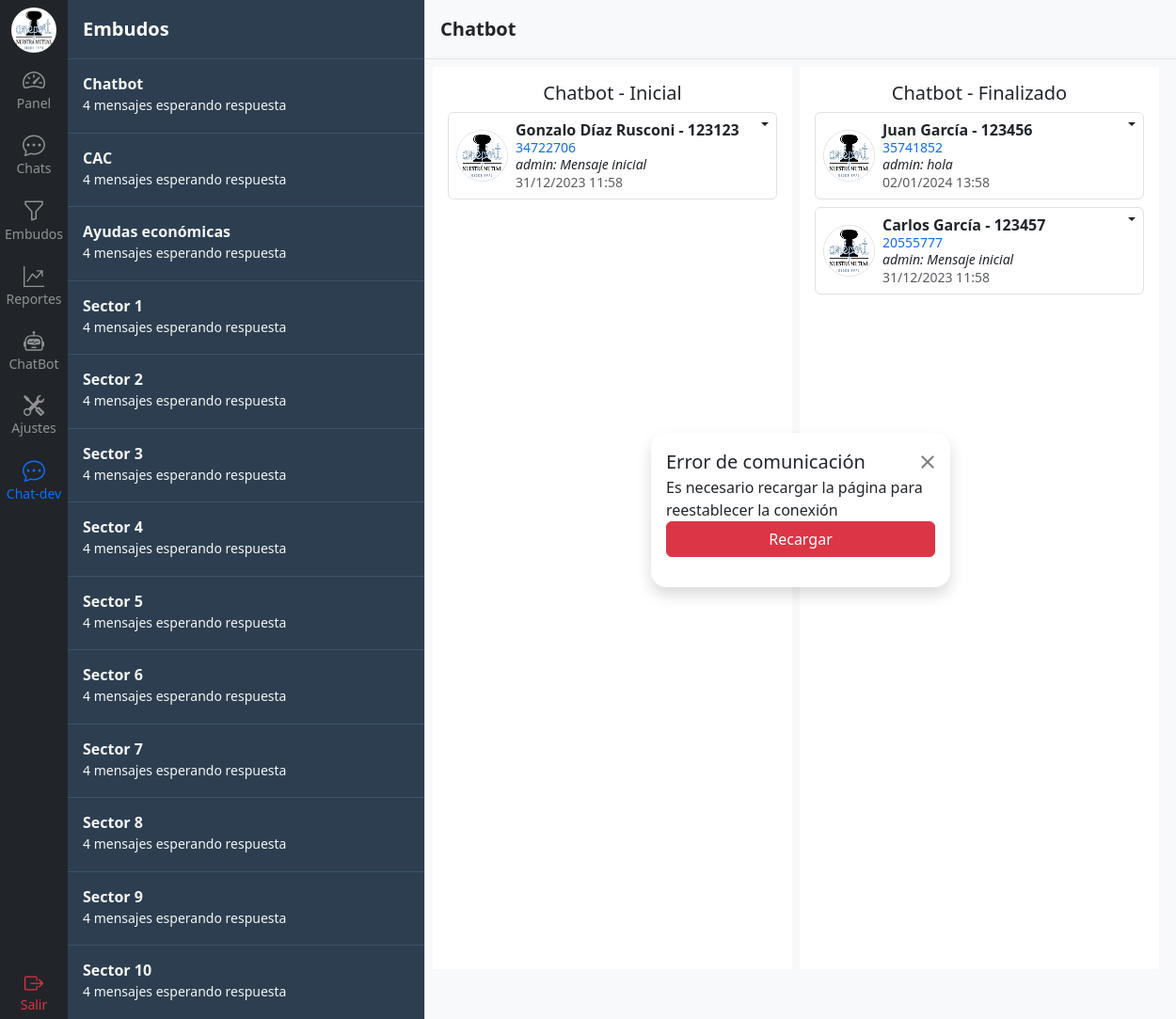
The app's page /contacto/embudo/1/ (signed in), older data.
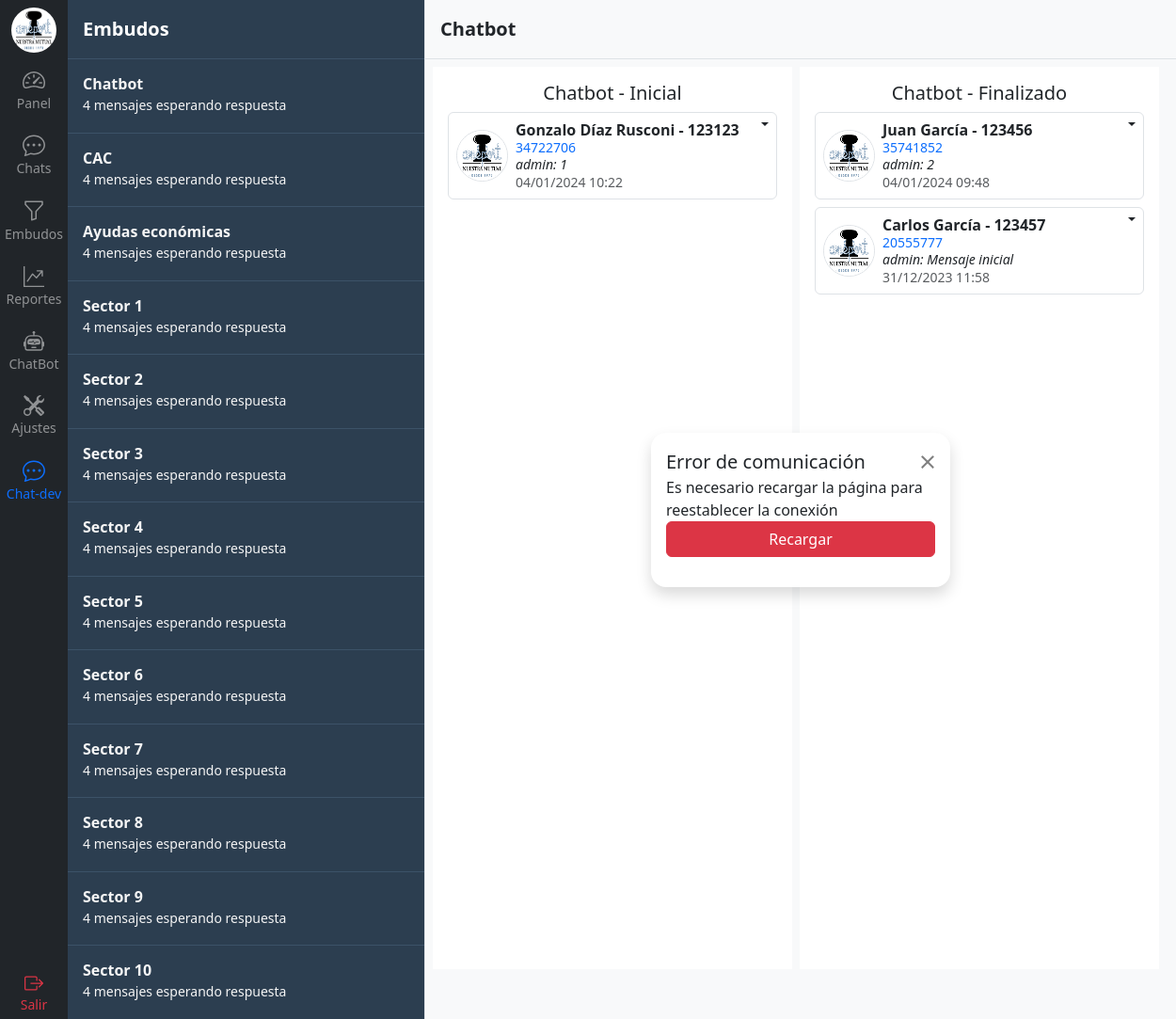
The same page, newer data.
### chat/models.py (models this page shows, shortened)
class Sector(models.Model):
    nombre = models.CharField(max_length=100)
    def __str__(self):
        return self.nombre
    class Meta:
        verbose_name_plural = 'Sectores'

class SectorTarea(models.Model):
    sector = models.ForeignKey(Sector, on_delete=models.CASCADE)
    nombre = models.CharField(max_length=100)
    activo = models.BooleanField()  # Para que no se pierda las asignadas a un mensaje anterior si sacan una tarea
    def __str__(self):
        return f'{self.sector} - {self.nombre}'
    class Meta:
        verbose_name_plural = 'Sectores tareas'

class ContactoTarea(models.Model):
    contacto_integracion = models.ForeignKey(ContactoIntegracion, related_name='contacto_tareas', on_delete=models.CASCADE)
    sector_tarea = models.ForeignKey(SectorTarea, on_delete=models.CASCADE)
    usuario = models.ForeignKey(User, on_delete=models.CASCADE, null=True)
    fecha_hora = models.DateTimeField(auto_now_add=True)
    class Meta:
        verbose_name_plural = 'Contactos tareas'

class ContactoIntegracion(models.Model):
    contacto = models.ForeignKey(Contacto, related_name='contacto_integraciones', on_delete=models.CASCADE)
    integracion = models.ForeignKey(Integracion, on_delete=models.CASCADE)
    class Meta:
        verbose_name_plural = 'Contactos integraciones'

class Contacto(models.Model):
    nombre = models.CharField(max_length=100, null=True)
    apellido = models.CharField(max_length=100, null=True)
    dni = models.CharField(max_length=11, null=True)
    telefono = models.CharField(max_length=30)
    email = models.EmailField(max_length=60, null=True)
    empresa = models.CharField(max_length=100, null=True)
    nro_socio = models.PositiveIntegerField(null=True)

class Mensaje(models.Model):
    contacto_integracion = models.ForeignKey(ContactoIntegracion, related_name='mensajes', on_delete=models.CASCADE)
    usuario = models.ForeignKey(User, related_name='mensajes', on_delete=models.CASCADE, null=True)
    contenido = models.TextField()
    id_integracion = models.CharField(max_length=25, null=True, blank=True)  # ID del mensaje de la integración para citarlo
    recibido = models.DateTimeField(null=True)  # Verificar con la API
    leido = models.DateTimeField(null=True)  # Verificar con la API
    fecha_hora = models.DateTimeField(auto_now_add=True)
    class Meta:
        ordering = ('fecha_hora',)
        verbose_name_plural = 'Mensajes'

### chat/views.py (the view)
# urls.py: path('embudo/<int:id>/', views.embudo, name='embudo'),
@login_required
def embudo(request, id):
    sector = get_object_or_404(Sector, id=id)
    sectores = Sector.objects.prefetch_related('sectortarea_set').all()
    sector_tareas = SectorTarea.objects.filter(sector=sector).prefetch_related('contactotarea_set__contacto_integracion__mensajes').all()
    '''
    # ¿Mejora la performance si se obtiene el último mensaje en la vista en lugar de pasarle todos los mensajes al template?
    # Agregar el último mensaje a cada Contacto
    for sector_tarea in sector_tareas:
        for contacto_tarea in sector_tarea.contactotarea_set.all():
            last_message = contacto_tarea.contacto.messages.order_by('-fecha_hora').first()
            contacto_tarea.last_message = last_message
    '''
    context = {'embudo': sector, 'embudos': sectores, 'sector_tareas': sector_tareas, 'debug': DEBUG}
    return render(request, 'chat/embudos.html', context)

### templates/chat/embudos.html (shortened to what this page needs)
{% extends 'base.html' %}
{% load static %}
{% load humanize %}
{% block content %}
{% include 'navbar.html' %}
<div class="d-flex flex-column align-items-stretch flex-shrink-0 bg-union border-end scroll-union" style="width: 380px;">
    <div href="/" class="d-flex align-items-center flex-shrink-0 p-3 link-body-emphasis text-decoration-none border-bottom border-union">
      <span class="fs-5 fw-semibold text-white">Embudos</span>
    </div>
    <div class="list-group list-group-flush overflow-y-scroll h-100">
      {% for embudo in embudos %}
        <a href="{% url 'contacto:embudo' embudo.id %}" class="list-group-item card-union py-3 lh-sm">
          <div class="d-flex w-100 align-items-center justify-content-between">
            <strong class="mb-1">{{ embudo.nombre }} </strong>
          </div>
          <div class="col-10 mb-1 small">4 mensajes esperando respuesta</div>
        </a>
      {% endfor %}
    </div>
</div>
{% if embudo %}
  {% include 'chat/components/embudo_por_tarea.html' %}
{% else %}
  <div class="flex-grow-1 d-flex align-items-center justify-content-center bg-body-tertiary">
    <p class="text-secondary">Seleccione un embudo para ver los mensajes</p>
  </div>
{% endif %}
{% endblock %}

### templates/base.html (shortened to what this page needs)
{% load static %}
<!DOCTYPE html>
<html>
    <head>
        <link rel="stylesheet" href="{% static 'libs/bootstrap/bootstrap.min.css' %}">
        <link rel="stylesheet" href="{% static 'css/style.css' %}">
    </head>
    <body class="d-flex vh-100 vw-100">
        {% block content %}
        {% endblock %}
    </body>
</html>

### templates/navbar.html (shortened to what this page needs)
{% load static %}
<div class="d-flex flex-column flex-shrink-0 bg-dark" style="width: 4.5rem;">
    <a href="/" class="d-flex justify-content-center align-items-center link-body-emphasis text-decoration-none" data-bs-toggle="tooltip" data-bs-placement="right" data-bs-original-title="Icon-only" style="height: 63px">
      <img src="{% static 'img/logo.png' %}" alt="ameport_logo" width="48" height="48" class="rounded-circle">
    </a>
    <ul class="nav nav-pills nav-flush flex-column mb-auto text-center w-100">
      <li class="nav-item w-100">
        <a href="/" class="nav-link px-0 rounded-0" aria-current="page" data-bs-toggle="tooltip" data-bs-placement="right" aria-label="Home" data-bs-original-title="Home">
          <p class="mb-1 text-white-50"><small>Panel</small></p>
        </a>
      </li>
      <li class="nav-item w-100">
        <a href="{% url 'contacto:chats' %}" class="nav-link px-0 rounded-0" data-bs-toggle="tooltip" data-bs-placement="right" aria-label="Dashboard" data-bs-original-title="Dashboard">
          <p class="mb-1 text-white-50"><small>Chats</small></p>
        </a>
      </li>
      <li class="nav-item w-100">
        <a href="{% url 'contacto:embudos' %}" class="nav-link px-0 rounded-0" data-bs-toggle="tooltip" data-bs-placement="right" aria-label="Orders" data-bs-original-title="Orders">
          <p class="mb-1 text-white-50"><small>Embudos</small></p>
        </a>
      </li>
      <li class="nav-item w-100">
        <a href="#" class="nav-link px-0 rounded-0" data-bs-toggle="tooltip" data-bs-placement="right" aria-label="Products" data-bs-original-title="Products">
          <p class="mb-1 text-white-50"><small>Reportes</small></p>
        </a>
      </li>
      <li class="nav-item w-100">
        <a href="{% url 'drawflow' %}" class="nav-link px-0 rounded-0" data-bs-toggle="tooltip" data-bs-placement="right" aria-label="Customers" data-bs-original-title="Customers">
          <p class="mb-1 text-white-50"><small>ChatBot</small></p>
        </a>
      </li>
      <li class="nav-item w-100">
        <a href="#" class="nav-link px-0 rounded-0" data-bs-toggle="tooltip" data-bs-placement="right" aria-label="Customers" data-bs-original-title="Customers">
          <p class="mb-1 text-white-50"><small>Ajustes</small></p>
        </a>
      </li>
      <li class="nav-item w-100">
        <a href="{% url 'contacto:chats-dev' %}" class="nav-link px-0 rounded-0" data-bs-toggle="tooltip" data-bs-placement="right" aria-label="Customers" data-bs-original-title="Customers">
          <p class="mb-1"><small>Chat-dev</small></p>
        </a>
      </li>
    </ul>
    <div class="">
      <a href="{% url 'logout' %}" class="nav-link d-flex flex-column justify-content-center align-items-center px-0 rounded-0" data-bs-toggle="tooltip" data-bs-placement="right" aria-label="Customers" data-bs-original-title="Customers">
        <p class="mb-1 text-danger"><small>Salir</small></p>
      </a>
    </div>
  </div>

### templates/chat/components/embudo_por_tarea.html (shortened to what this page needs)
{% load static %}
{% load humanize %}
<div class="d-flex flex-column w-100 bg-body-tertiary position-relative">
    <div class="d-flex align-items-center gap-3 text-decoration-none p-3 border-bottom bg-body-tertiary" style="height: 63px">
      <div>
        <h5 class="m-0 fs-5 fw-semibold">{{ embudo.nombre }}</h5>
      </div>
    </div>
    <div class="d-flex p-2 gap-2 bg-body-tertiary overflow-hidden" data-sector="{{ embudo.id }}" style="height: 90vh;">
        {% for sector_tarea in sector_tareas %}
        <div class="d-flex flex-column bg-white p-3">
            <h5 class="text-center">{{ sector_tarea }}</h5>
            <div class="d-flex flex-column gap-2" style="width: 350px;" data-sector_tarea="{{ sector_tarea.id }}">
                {% for contacto_tarea in sector_tarea.contactotarea_set.all %}
                    {% with contacto_integracion=contacto_tarea.contacto_integracion %}
                        <div class="usi-card d-flex gap-2 list-group-item lh-sm border rounded position-relative" data-contacto="{{ contacto_integracion.id }}">
                            <a href="{% url 'contacto:chat' contacto_integracion.id %}" class="d-flex gap-2 list-group-item p-2 position-relative w-100" data-slug>
                                <div class="d-flex justify-content-center align-items-center position-relative">
                                    <img src="{% static 'img/logo.png' %}" alt="mdo" width="55" height="55" class="rounded-circle border" data-thumbnail>
                                </div>
                                <div class="w-100">
                                    <div class="d-flex justify-content-between">
                                        <div class="d-flex flex-column pe-2">
                                            {% if contacto_integracion.contacto.nombre %}
                                            <strong data-cabecera>{{ contacto_integracion.contacto.nombre }} {{ contacto_integracion.contacto.apellido}} - {{ contacto_integracion.contacto.nro_socio }}</strong>
                                            {% else %}
                                            <strong data-cabecera>{{ contacto_integracion.contacto.telefono }}</strong>
                                            {% endif %}
                                            <small class="text-primary" data-dni>{{ contacto_integracion.contacto.dni }}</small>
                                        </div>
                                    </div>
                                    {% with ultimo_mensaje=contacto_integracion.mensajes.last %}
                                    <div class="col-12">
                                        <p class="mb-0 small fst-italic" >
                                            <span data-usuario>
                                                {% if ultimo_mensaje.usuario %}
                                                    {{ ultimo_mensaje.usuario }}:
                                                {% else %}
                                                    {{ contacto_integracion.contacto.nombre }}:
                                                {% endif %}
                                            </span>
                                            <span data-mensaje>{{ ultimo_mensaje.contenido|truncatechars:50 }}</span>
                                        </p>
                                        <small class="text-body-secondary flex-end" data-fecha>
                                            {% now "d/m/Y" as todays_date %}
                                            {% if todays_date == ultimo_mensaje.fecha_hora|date:"d/m/Y" %}
                                                {{ ultimo_mensaje.fecha_hora|date:"d/m/Y H:i" }}
                                            {% else %}
                                                {{ ultimo_mensaje.fecha_hora|date:"d/m/Y H:i" }}
                                            {% endif %}
                                        </small>
                                    </div>
                                    {% endwith %}
                                </div>
                            </a>
                            <div class="dropdown position-absolute top-0 end-0">
                                <button class="btn py-0 px-2 dropdown-toggle" type="button" data-bs-toggle="dropdown" aria-expanded="false" style="border: none !important; outline: none;"></button>
                            </div>
                        </div>
                    {% endwith %}
                {% endfor %}
            </div>
        </div>
        {% endfor %}
    </div>
    <div id="box-error" class="modal-dialog position-absolute z-3 d-flex d-none" role="document" style="width: 350px; top: 50%; left: 50%; transform: translate(-50%, -50%);">
        <div class="modal-content rounded-4 shadow bg-white m-3 p-3" >
            <div class="modal-header border-bottom-0">
            <h1 class="modal-title fs-5">Error de comunicación</h1>
            <button type="button" class="btn-close" data-bs-close="modal"></button>
            </div>
            <div class="modal-body py-0">
            </div>
            <div class="modal-footer flex-column align-items-stretch w-100 gap-2 pb-3 border-top-0">
            <a href="{{ request.path }}" class="btn btn-danger">Recargar</a>
            </div>
        </div>
    </div>
</div>

### static/css/style.css (style rules this page uses)
:root { --primary-color: #2C3E50; --primary-hover-color: #3c5268; }
.usi-card { width: 350px; }
.bg-union { background-color: var(--primary-color); color: #f5f5f5; }
.card-union { background-color: var(--primary-color); color: #f5f5f5; }
.list-group-item { border-color: var(--primary-hover-color); }
.border-union { border-bottom-color: var(--primary-hover-color) !important; }
.scroll-union > * { scrollbar-width: auto; scrollbar-color: #ccc #ffffff; }

Row changes from the older to the newer data that the page shows:
no longer on this page (row unchanged): Mensaje: usuario "admin", contenido "Mensaje inicial", fecha_hora "31/12/2023 11:58"
no longer on this page (row unchanged): Mensaje: usuario "admin", contenido "hola", fecha_hora "02/01/2024 13:58"
added Mensaje: usuario "admin", contenido "1", fecha_hora "04/01/2024 10:22"
added Mensaje: usuario "admin", contenido "2", fecha_hora "04/01/2024 09:48"
